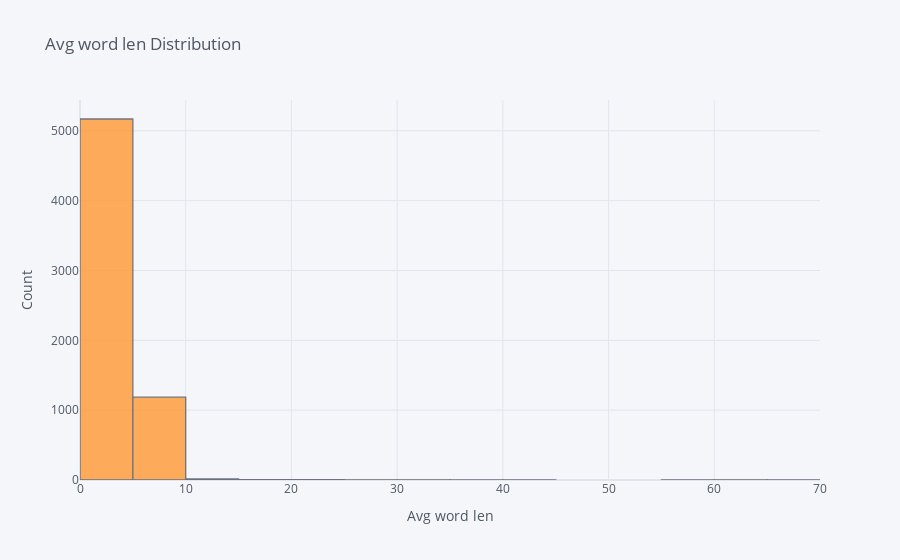

Notebook code for this chart:
### Code cell
train['avg_word_len'].iplot(kind = 'hist',xTitle = 'Avg word len',yTitle = 'Count',
                         title = 'Avg word len Distribution', bins = 20)

### Figure 1 — Plotly figure (JSON) as saved in the notebook; plotly's stock layout.template omitted (floating-point values rounded to 4 significant figures; data arrays with more than 128 entries replaced by an {"elided": "..."} marker saying what was removed)
{"data": [{"histfunc": "count", "histnorm": "", "marker": {"color": "rgba(255, 153, 51, 1.0)", "line": {"color": "#4D5663", "width": 1.3}}, "name": "avg_word_len", "nbinsx": 20, "opacity": 0.8, "orientation": "v", "type": "histogram", "x": {"elided": "6393 float values"}}], "layout": {"barmode": "overlay", "legend": {"bgcolor": "#F5F6F9", "font": {"color": "#4D5663"}}, "paper_bgcolor": "#F5F6F9", "plot_bgcolor": "#F5F6F9", "title": {"font": {"color": "#4D5663"}, "text": "Avg word len Distribution"}, "xaxis": {"gridcolor": "#E1E5ED", "showgrid": true, "tickfont": {"color": "#4D5663"}, "title": {"font": {"color": "#4D5663"}, "text": "Avg word len"}, "zerolinecolor": "#E1E5ED"}, "yaxis": {"gridcolor": "#E1E5ED", "showgrid": true, "tickfont": {"color": "#4D5663"}, "title": {"font": {"color": "#4D5663"}, "text": "Count"}, "zerolinecolor": "#E1E5ED"}}}
